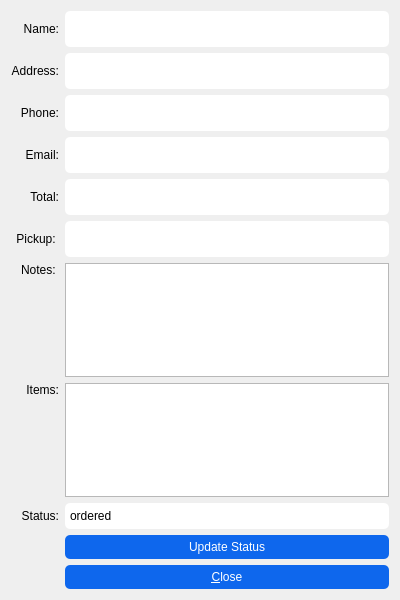
<?xml version="1.0" encoding="UTF-8"?>
<ui version="4.0">
 <class>ViewOrder</class>
 <widget class="QWidget" name="ViewOrder">
  <property name="geometry">
   <rect>
    <x>0</x>
    <y>0</y>
    <width>400</width>
    <height>600</height>
   </rect>
  </property>
  <property name="minimumSize">
   <size>
    <width>400</width>
    <height>600</height>
   </size>
  </property>
  <property name="maximumSize">
   <size>
    <width>400</width>
    <height>600</height>
   </size>
  </property>
  <property name="windowTitle">
   <string>Form</string>
  </property>
  <layout class="QGridLayout" name="gridLayout">
   <item row="6" column="0">
    <widget class="QLabel" name="label_8">
     <property name="text">
      <string>Notes: </string>
     </property>
     <property name="alignment">
      <set>Qt::AlignRight|Qt::AlignTop|Qt::AlignTrailing</set>
     </property>
    </widget>
   </item>
   <item row="2" column="0">
    <widget class="QLabel" name="label_6">
     <property name="text">
      <string>&lt;html&gt;&lt;head/&gt;&lt;body&gt;&lt;p align=&quot;right&quot;&gt;Phone:&lt;/p&gt;&lt;/body&gt;&lt;/html&gt;</string>
     </property>
     <property name="alignment">
      <set>Qt::AlignRight|Qt::AlignTrailing|Qt::AlignVCenter</set>
     </property>
    </widget>
   </item>
   <item row="2" column="1">
    <widget class="QLineEdit" name="PhoneLine">
     <property name="styleSheet">
      <string notr="true">QLineEdit{
    padding: 10px;
    border-radius: 5px;
}</string>
     </property>
     <property name="readOnly">
      <bool>true</bool>
     </property>
    </widget>
   </item>
   <item row="6" column="1">
    <widget class="QTextEdit" name="notes">
     <property name="styleSheet">
      <string notr="true"/>
     </property>
     <property name="readOnly">
      <bool>true</bool>
     </property>
    </widget>
   </item>
   <item row="8" column="0">
    <widget class="QLabel" name="label">
     <property name="text">
      <string>Status:</string>
     </property>
     <property name="alignment">
      <set>Qt::AlignRight|Qt::AlignTrailing|Qt::AlignVCenter</set>
     </property>
    </widget>
   </item>
   <item row="8" column="1">
    <widget class="QComboBox" name="status">
     <property name="styleSheet">
      <string notr="true">QComboBox{
border-radius: 5px;
padding: 5px;
}
QComboBox::drop-down { 
	width: 0px; 
}</string>
     </property>
     <item>
      <property name="text">
       <string>ordered</string>
      </property>
     </item>
     <item>
      <property name="text">
       <string>prepared</string>
      </property>
     </item>
     <item>
      <property name="text">
       <string>complete</string>
      </property>
     </item>
    </widget>
   </item>
   <item row="4" column="0">
    <widget class="QLabel" name="label_2">
     <property name="text">
      <string>Total:</string>
     </property>
     <property name="alignment">
      <set>Qt::AlignRight|Qt::AlignTrailing|Qt::AlignVCenter</set>
     </property>
    </widget>
   </item>
   <item row="0" column="1">
    <widget class="QLineEdit" name="FirstnameLine">
     <property name="styleSheet">
      <string notr="true">QLineEdit{
    padding: 10px;
    border-radius: 5px;
}</string>
     </property>
     <property name="readOnly">
      <bool>true</bool>
     </property>
    </widget>
   </item>
   <item row="9" column="1">
    <widget class="QPushButton" name="updateStatus">
     <property name="styleSheet">
      <string notr="true">QPushButton{
    color: white;
    background-color: #0e67ed;
    border-radius: 5px;
    padding: 5px;
}</string>
     </property>
     <property name="text">
      <string>Update Status</string>
     </property>
    </widget>
   </item>
   <item row="3" column="0">
    <widget class="QLabel" name="label_7">
     <property name="text">
      <string>&lt;html&gt;&lt;head/&gt;&lt;body&gt;&lt;p align=&quot;right&quot;&gt;Email:&lt;/p&gt;&lt;/body&gt;&lt;/html&gt;</string>
     </property>
    </widget>
   </item>
   <item row="10" column="1">
    <widget class="QPushButton" name="CloseBtn">
     <property name="styleSheet">
      <string notr="true">QPushButton{
    color: white;
    background-color: #0e67ed;
    border-radius: 5px;
    padding: 5px;
}</string>
     </property>
     <property name="text">
      <string>&amp;Close</string>
     </property>
    </widget>
   </item>
   <item row="7" column="0">
    <widget class="QLabel" name="label_4">
     <property name="text">
      <string>Items:</string>
     </property>
     <property name="alignment">
      <set>Qt::AlignRight|Qt::AlignTop|Qt::AlignTrailing</set>
     </property>
    </widget>
   </item>
   <item row="4" column="1">
    <widget class="QLineEdit" name="TotalLine">
     <property name="styleSheet">
      <string notr="true">QLineEdit{
    padding: 10px;
    border-radius: 5px;
}</string>
     </property>
     <property name="readOnly">
      <bool>true</bool>
     </property>
    </widget>
   </item>
   <item row="3" column="1">
    <widget class="QLineEdit" name="EmailLine">
     <property name="styleSheet">
      <string notr="true">QLineEdit{
    padding: 10px;
    border-radius: 5px;
}</string>
     </property>
     <property name="readOnly">
      <bool>true</bool>
     </property>
    </widget>
   </item>
   <item row="1" column="1">
    <widget class="QLineEdit" name="AddressLine">
     <property name="styleSheet">
      <string notr="true">QLineEdit{
    padding: 10px;
    border-radius: 5px;
}</string>
     </property>
     <property name="readOnly">
      <bool>true</bool>
     </property>
    </widget>
   </item>
   <item row="0" column="0">
    <widget class="QLabel" name="label_3">
     <property name="text">
      <string>Name:</string>
     </property>
     <property name="alignment">
      <set>Qt::AlignRight|Qt::AlignTrailing|Qt::AlignVCenter</set>
     </property>
    </widget>
   </item>
   <item row="1" column="0">
    <widget class="QLabel" name="label_5">
     <property name="text">
      <string>&lt;html&gt;&lt;head/&gt;&lt;body&gt;&lt;p align=&quot;right&quot;&gt;Address:&lt;/p&gt;&lt;/body&gt;&lt;/html&gt;</string>
     </property>
     <property name="alignment">
      <set>Qt::AlignRight|Qt::AlignTrailing|Qt::AlignVCenter</set>
     </property>
    </widget>
   </item>
   <item row="7" column="1">
    <widget class="QListWidget" name="listWidget">
     <property name="styleSheet">
      <string notr="true"/>
     </property>
    </widget>
   </item>
   <item row="5" column="1">
    <widget class="QLineEdit" name="pickup">
     <property name="styleSheet">
      <string notr="true">QLineEdit{
    padding: 10px;
    border-radius: 5px;
}</string>
     </property>
     <property name="readOnly">
      <bool>true</bool>
     </property>
    </widget>
   </item>
   <item row="5" column="0">
    <widget class="QLabel" name="label_9">
     <property name="text">
      <string>Pickup: </string>
     </property>
     <property name="alignment">
      <set>Qt::AlignRight|Qt::AlignTrailing|Qt::AlignVCenter</set>
     </property>
    </widget>
   </item>
  </layout>
 </widget>
 <resources/>
 <connections/>
</ui>
